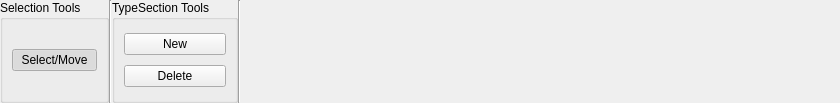
<?xml version="1.0" encoding="UTF-8"?>
<ui version="4.0">
 <class>TypeRibbon</class>
 <widget class="QWidget" name="TypeRibbon">
  <property name="geometry">
   <rect>
    <x>0</x>
    <y>0</y>
    <width>840</width>
    <height>103</height>
   </rect>
  </property>
  <property name="minimumSize">
   <size>
    <width>0</width>
    <height>0</height>
   </size>
  </property>
  <property name="windowTitle">
   <string>Form</string>
  </property>
  <layout class="QHBoxLayout" name="horizontalLayout">
   <property name="spacing">
    <number>0</number>
   </property>
   <property name="leftMargin">
    <number>0</number>
   </property>
   <property name="topMargin">
    <number>0</number>
   </property>
   <property name="rightMargin">
    <number>0</number>
   </property>
   <property name="bottomMargin">
    <number>0</number>
   </property>
   <item>
    <widget class="QGroupBox" name="selectionBox">
     <property name="title">
      <string>Selection Tools</string>
     </property>
     <layout class="QGridLayout" name="gridLayout_6">
      <item row="1" column="0">
       <widget class="QPushButton" name="select">
        <property name="text">
         <string>Select/Move</string>
        </property>
        <property name="checkable">
         <bool>true</bool>
        </property>
        <property name="checked">
         <bool>true</bool>
        </property>
       </widget>
      </item>
     </layout>
    </widget>
   </item>
   <item>
    <widget class="Line" name="line_type_2">
     <property name="orientation">
      <enum>Qt::Vertical</enum>
     </property>
    </widget>
   </item>
   <item>
    <widget class="QGroupBox" name="typeBox">
     <property name="title">
      <string>TypeSection Tools</string>
     </property>
     <layout class="QGridLayout" name="gridLayout_3">
      <item row="1" column="0">
       <widget class="QPushButton" name="typeDelete">
        <property name="text">
         <string>Delete</string>
        </property>
        <property name="checkable">
         <bool>true</bool>
        </property>
       </widget>
      </item>
      <item row="0" column="0">
       <widget class="QPushButton" name="typeAdd">
        <property name="text">
         <string>New</string>
        </property>
        <property name="checkable">
         <bool>true</bool>
        </property>
       </widget>
      </item>
     </layout>
    </widget>
   </item>
   <item>
    <widget class="Line" name="line_type">
     <property name="orientation">
      <enum>Qt::Vertical</enum>
     </property>
    </widget>
   </item>
   <item>
    <spacer name="horizontalSpacer">
     <property name="orientation">
      <enum>Qt::Horizontal</enum>
     </property>
     <property name="sizeHint" stdset="0">
      <size>
       <width>40</width>
       <height>20</height>
      </size>
     </property>
    </spacer>
   </item>
  </layout>
 </widget>
 <resources/>
 <connections/>
</ui>
